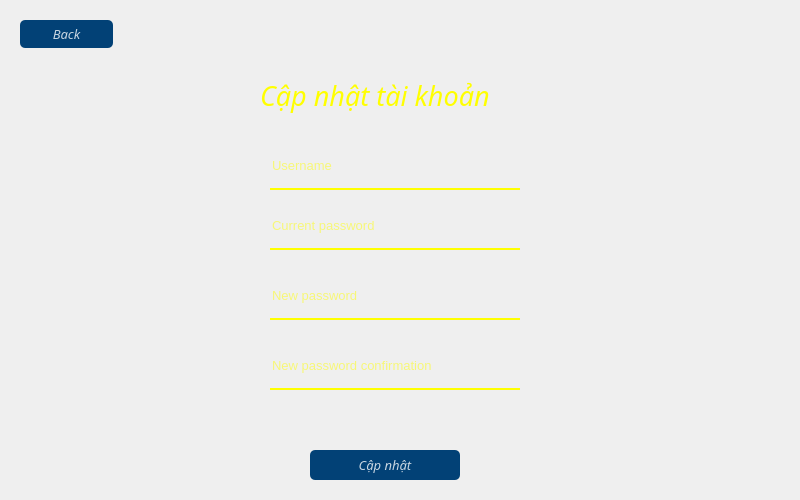
<?xml version="1.0" encoding="UTF-8"?>
<ui version="4.0">
 <class>Form_Updateacc1</class>
 <widget class="QWidget" name="Form_Updateacc1">
  <property name="geometry">
   <rect>
    <x>0</x>
    <y>0</y>
    <width>800</width>
    <height>500</height>
   </rect>
  </property>
  <property name="windowTitle">
   <string>Form</string>
  </property>
  <property name="styleSheet">
   <string notr="true">QPushButton#bt_update{
background-color:rgba(2,65,118,255);
color:rgba(255,255,255,200);
border-radius:5px;
}
QPushButton#bt_update:pressed{
padding-left:5px;
padding-top:5px;
background-color:rgba(2,65,118,100);
background-position:calc(100%-10px)center;
}
QPushButton#bt_update:hover{
background-color:rgba(2,65,118,200);
}
QPushButton#bt_back{
background-color:rgba(2,65,118,255);
color:rgba(255,255,255,200);
border-radius:5px;
}
QPushButton#bt_back:pressed{
padding-left:5px;
padding-top:5px;
background-color:rgba(2,65,118,100);
background-position:calc(100%-10px)center;
}
QPushButton#bt_back:hover{
background-color:rgba(2,65,118,200);
}</string>
  </property>
  <widget class="QLabel" name="label">
   <property name="geometry">
    <rect>
     <x>0</x>
     <y>0</y>
     <width>800</width>
     <height>500</height>
    </rect>
   </property>
   <property name="styleSheet">
    <string notr="true">border-image: url(:/backgroud/backgroud/b7.jpg);
border-radius:5px;</string>
   </property>
   <property name="text">
    <string/>
   </property>
  </widget>
  <widget class="QLabel" name="label_2">
   <property name="geometry">
    <rect>
     <x>260</x>
     <y>60</y>
     <width>311</width>
     <height>71</height>
    </rect>
   </property>
   <property name="font">
    <font>
     <family>UVN Dzung Dakao</family>
     <pointsize>20</pointsize>
     <weight>50</weight>
     <italic>true</italic>
     <bold>false</bold>
    </font>
   </property>
   <property name="styleSheet">
    <string notr="true">color:rgb(255, 255, 0)</string>
   </property>
   <property name="text">
    <string>Cập nhật tài khoản</string>
   </property>
  </widget>
  <widget class="QLineEdit" name="line_username">
   <property name="geometry">
    <rect>
     <x>270</x>
     <y>150</y>
     <width>250</width>
     <height>40</height>
    </rect>
   </property>
   <property name="font">
    <font>
     <pointsize>10</pointsize>
    </font>
   </property>
   <property name="styleSheet">
    <string notr="true">background-color:rgba(0,0,0,0);
border:none;
border-bottom:2px solid rgb(255, 255, 0);
color:rgb(255, 255, 0);
padding-bottom:7px;
</string>
   </property>
   <property name="echoMode">
    <enum>QLineEdit::Normal</enum>
   </property>
   <property name="placeholderText">
    <string>Username</string>
   </property>
  </widget>
  <widget class="QLineEdit" name="line_password">
   <property name="geometry">
    <rect>
     <x>270</x>
     <y>210</y>
     <width>250</width>
     <height>40</height>
    </rect>
   </property>
   <property name="font">
    <font>
     <pointsize>10</pointsize>
    </font>
   </property>
   <property name="styleSheet">
    <string notr="true">background-color:rgba(0,0,0,0);
border:none;
border-bottom:2px solid rgb(255, 255, 0);
color:rgb(255, 255, 0);
padding-bottom:7px;
</string>
   </property>
   <property name="echoMode">
    <enum>QLineEdit::Password</enum>
   </property>
   <property name="placeholderText">
    <string>Current password</string>
   </property>
  </widget>
  <widget class="QLineEdit" name="line_passwordupdate1">
   <property name="geometry">
    <rect>
     <x>270</x>
     <y>280</y>
     <width>250</width>
     <height>40</height>
    </rect>
   </property>
   <property name="font">
    <font>
     <pointsize>10</pointsize>
    </font>
   </property>
   <property name="styleSheet">
    <string notr="true">background-color:rgba(0,0,0,0);
border:none;
border-bottom:2px solid rgb(255, 255, 0);
color:rgb(255, 255, 0);
padding-bottom:7px;
</string>
   </property>
   <property name="echoMode">
    <enum>QLineEdit::Password</enum>
   </property>
   <property name="placeholderText">
    <string>New password</string>
   </property>
  </widget>
  <widget class="QLineEdit" name="line_passwordupdate2">
   <property name="geometry">
    <rect>
     <x>270</x>
     <y>350</y>
     <width>250</width>
     <height>40</height>
    </rect>
   </property>
   <property name="font">
    <font>
     <pointsize>10</pointsize>
    </font>
   </property>
   <property name="styleSheet">
    <string notr="true">background-color:rgba(0,0,0,0);
border:none;
border-bottom:2px solid rgb(255, 255, 0);
color:rgb(255, 255, 0);
padding-bottom:7px;
</string>
   </property>
   <property name="echoMode">
    <enum>QLineEdit::Password</enum>
   </property>
   <property name="placeholderText">
    <string>New password confirmation</string>
   </property>
  </widget>
  <widget class="QPushButton" name="bt_update">
   <property name="geometry">
    <rect>
     <x>310</x>
     <y>450</y>
     <width>150</width>
     <height>30</height>
    </rect>
   </property>
   <property name="font">
    <font>
     <family>UVN Dzung Dakao</family>
     <pointsize>10</pointsize>
     <italic>true</italic>
    </font>
   </property>
   <property name="text">
    <string>Cập nhật</string>
   </property>
  </widget>
  <widget class="QPushButton" name="bt_back">
   <property name="geometry">
    <rect>
     <x>20</x>
     <y>20</y>
     <width>93</width>
     <height>28</height>
    </rect>
   </property>
   <property name="font">
    <font>
     <family>UVN Dzung Dakao</family>
     <pointsize>10</pointsize>
     <italic>true</italic>
    </font>
   </property>
   <property name="text">
    <string>Back</string>
   </property>
  </widget>
  <widget class="QLabel" name="error">
   <property name="geometry">
    <rect>
     <x>270</x>
     <y>400</y>
     <width>251</width>
     <height>41</height>
    </rect>
   </property>
   <property name="font">
    <font>
     <italic>true</italic>
    </font>
   </property>
   <property name="styleSheet">
    <string notr="true">color: rgb(255, 0, 0);</string>
   </property>
   <property name="text">
    <string/>
   </property>
  </widget>
 </widget>
 <resources>
  <include location="res.qrc"/>
 </resources>
 <connections/>
</ui>
